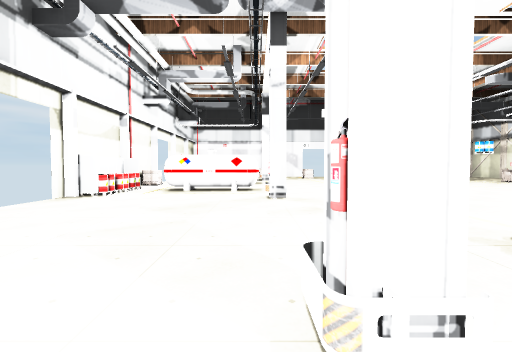
View 1 (above)

22 first-person views from a walk through a scene from a Unity 3-D project. The camera is 1.4 m above the floor, tilts 2° down and sees 90° across. The floor is counted in squares, 2 m on a side. Each view is taken from the middle of a square. On the plan, view 1 faces up. The plan holds only what a view shows up to about 9 squares ahead; the rest is blank. Door leaves are left out, so doorways stand open. Some surface patterns are stand-ins.

View 2
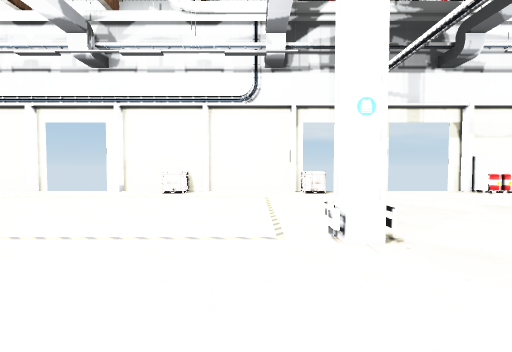

View 3
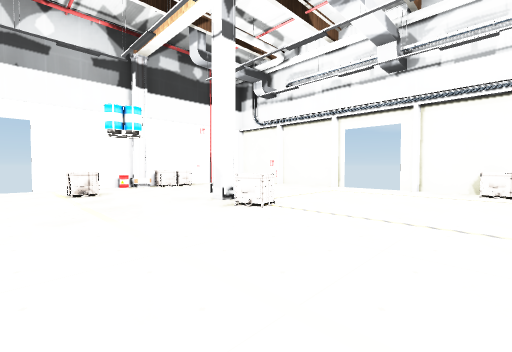

View 4
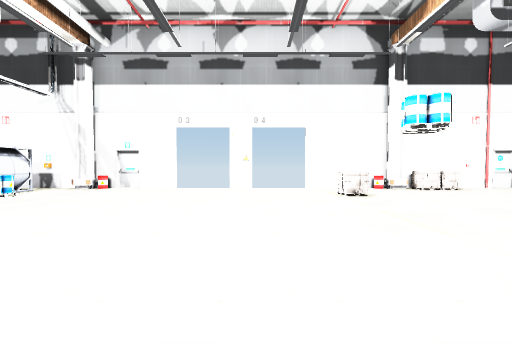

View 5
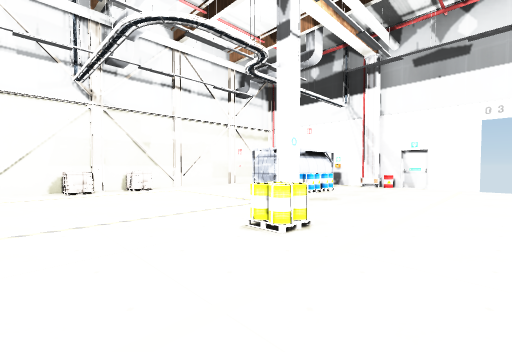

View 6
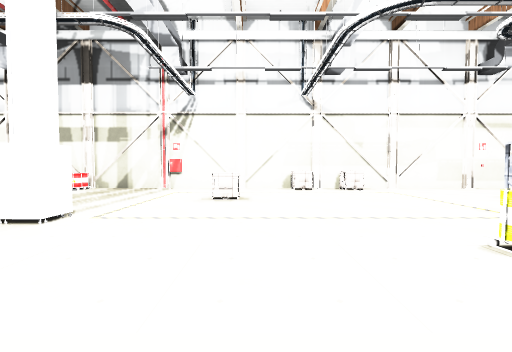

View 7
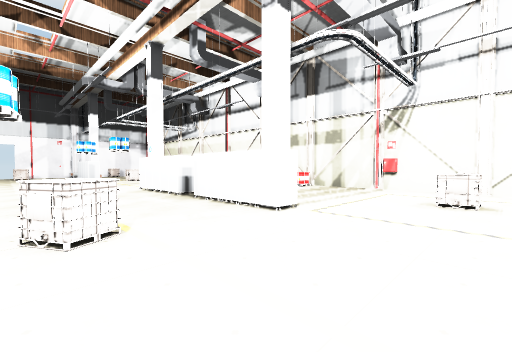

View 8
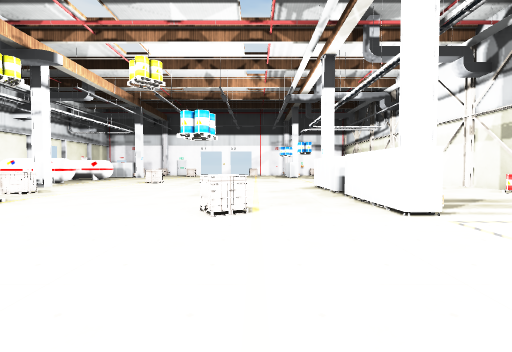

View 9
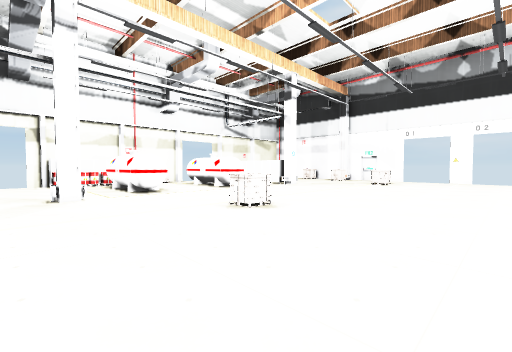

View 10
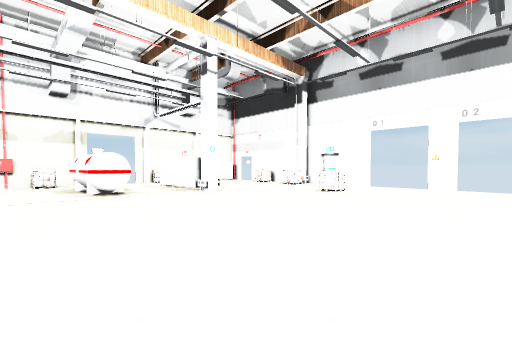

View 11
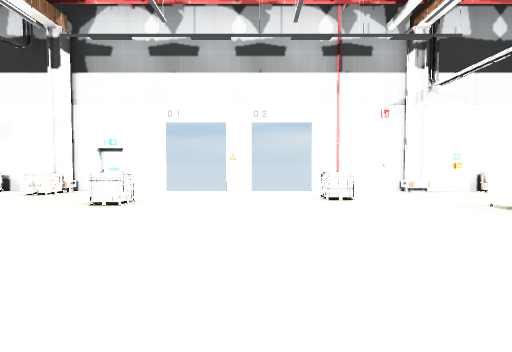

View 12
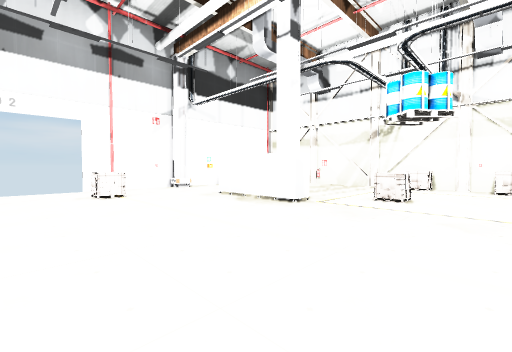

View 13
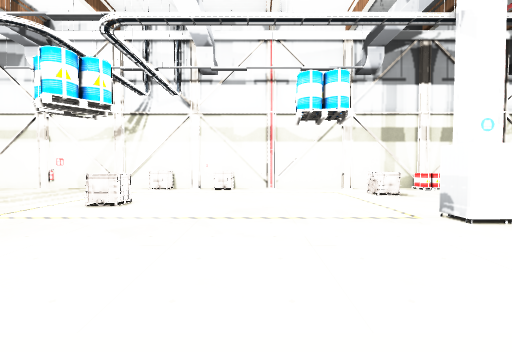

View 14
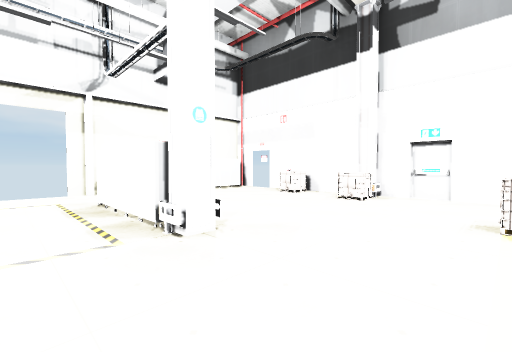

View 15
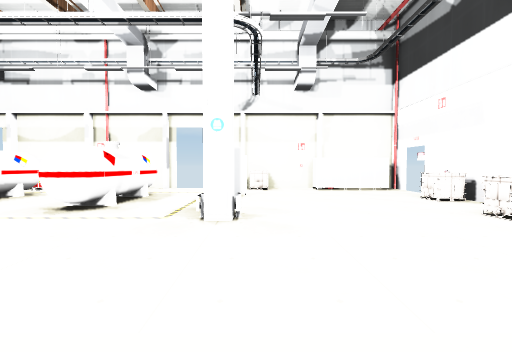

View 16
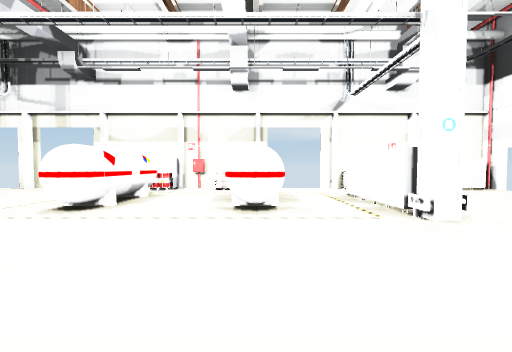

View 17
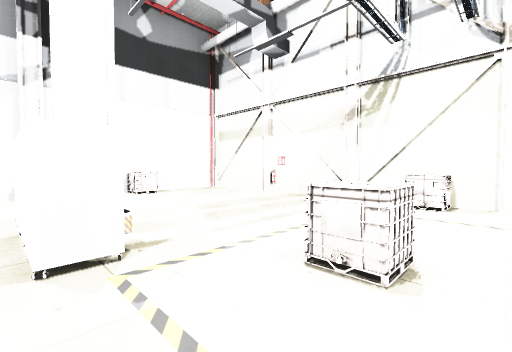

View 18
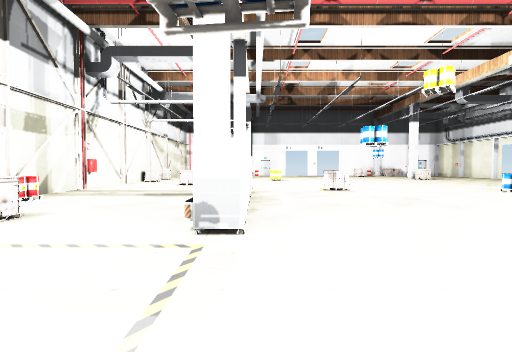

View 19
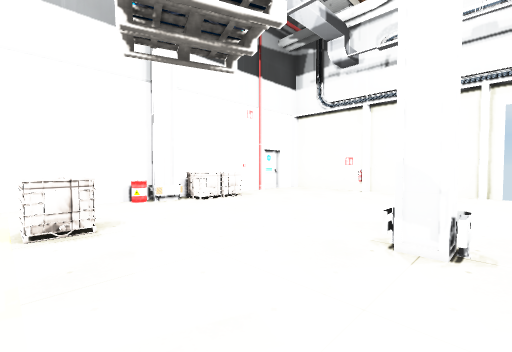

View 20
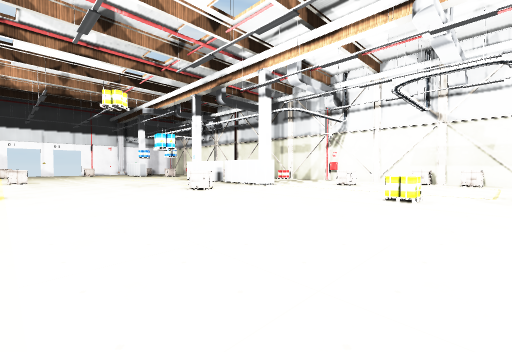

View 21
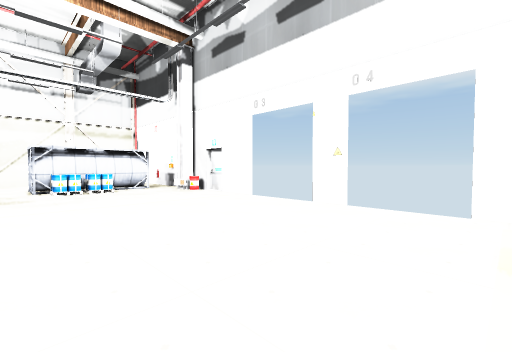

View 22
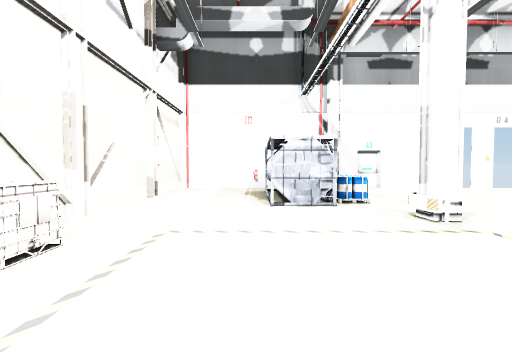

### Floor plan
Points are (right, up) in squares from view 1. A wall is a line through its corners. A room is listed if a view was taken in it or the views show most of it. See-through windows are left out.
Room 1 (views 1, 2, 3, 4, 5, 6, 7, 8, 9, 10, 11, 12, 13, 14, 15, 16, 17, 18, 19, 20, 21, 22)
walls: (10.1, 3.9) (10.1, 6.4) (10.8, 6.4); (10.7, 0.6) (10.1, 0.6) (10.1, 3.1); (-4.5, 4) (-4.5, 3.1); (-4.5, 1.4) (-4.5, -4.4); (0.4, -6.1) (0.4, -6.9); (0.2, -6.3) (0.7, -6.3) (0.7, -6.9); (-4.5, 6.3) (-4.5, 5.6); (10.7, 13) (10.1, 13) (10.1, 15.6); (0.4, 13.9) (0.4, 13.1); (0, 13.7) (0.7, 13.7) (0.7, 13.3) (-2.4, 13.3); (0.1, 13.9) (0.1, 13.2); (-4.5, 11.4) (-4.5, 8.4); (-4.5, -6) (-4.5, -11.5) (3.4, -11.5); (5, -11.5) (5.9, -11.5); (7.5, -11.5) (15.5, -11.5) (15.5, 18.5) (7.6, 18.5); (8.9, -11.7) (9.6, -11.7); (5.9, 18.5) (5.1, 18.5); (10.3, 18) (10.3, 18.5); (3.5, 18.5) (-2.9, 18.5); (10.8, 18.1) (10.3, 18.1); (2.1, 18.7) (1.4, 18.7); (-4.5, 16) (-4.5, 13.1); (-3.9, 18.2) (-3.9, 16.4)
low walls: (10.1, 18) (10.1, 18.5); (10.8, 18) (10.3, 18)
ways out: open door at (-4.3, -5.3); open door at (-4.3, 3.5); open door at (-4.3, 12.3); open door at (-3, 19); open door at (5.5, -11.3); open door at (5.5, 18.3); gap at (10, 3.5)
objects: other object (-4, -9); other object (-4, -2); other object (-4, 1); other object (-4, 7); other object (-4, 8); other object (-4, 10); other object (-4, 14); other object (-2, 8) to (0, 8); other object (-2, 11) to (0, 11); other object (-2, 18); other object (-1, -11); other object (0, -11); other object (0, 1); other object (1, -11); other object (1, -5); other object (1, 18); other object (2, 4); other object (3, -9); other object (3, 2); other object (3, 16); other object (4, 8); other object (7, 1) to (8, 1); other object (8, 17); other object (9, -4); other object (10, -11); other object (11, -9); other object (11, -8); other object (11, 2); other object (11, 4); other object (12, -10) to (12, -8); other object (12, 12); other object (13, -11); other object (13, -1); other object (13, 6); other object (13, 18); other object (15, -5); other object (15, -4); other object (15, 4); other object (15, 10); other object (15, 12); other object (15, 16)

Where each view was taken, in squares from view 1:
view 1: 0 up, 0 right, facing up
view 2: 0 up, 3 right, facing left
view 3: 2 down, 4 right, facing down-left
view 4: 3 down, 5 right, facing down
view 5: 2 down, 7 right, facing down-right
view 6: 2 down, 7 right, facing right
view 7: 2 down, 7 right, facing up-right
view 8: 3 down, 8 right, facing up
view 9: 5 up, 7 right, facing up-left
view 10: 9 up, 7 right, facing up-left
view 11: 11 up, 6 right, facing up
view 12: 10 up, 6 right, facing up-right
view 13: 9 up, 7 right, facing right
view 14: 12 up, 3 right, facing up-left
view 15: 14 up, 4 right, facing left
view 16: 11 up, 4 right, facing left
view 17: 11 up, 10 right, facing up-right
view 18: 9 up, 10 right, facing down
view 19: 6 down, 3 right, facing down-left
view 20: 6 down, 3 right, facing up-right
view 21: 7 down, 3 right, facing down-right
view 22: 3 down, 13 right, facing down
